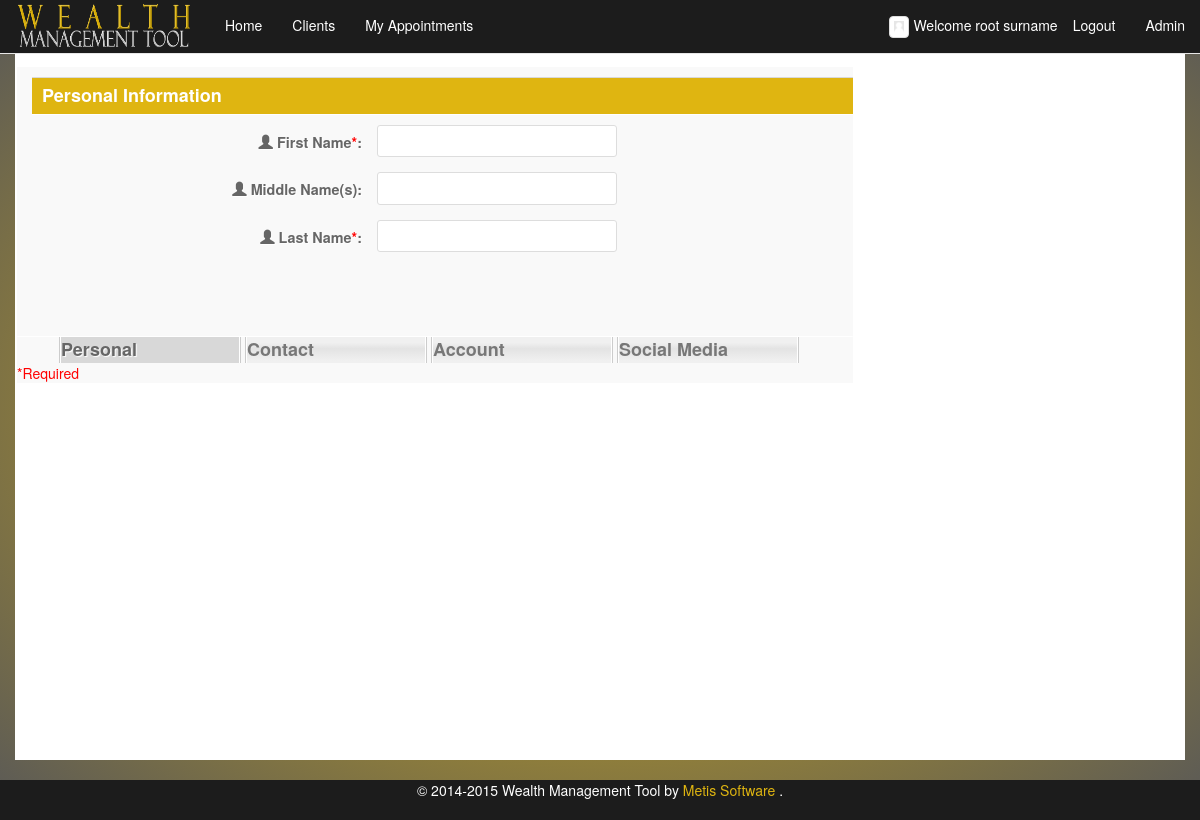
The page /new_client.html (signed in) on the database its author committed.
### wms/models.py (models this page shows, shortened)
class FA(AbstractBaseUser, PermissionsMixin):
    email = models.EmailField(max_length=64, unique=True)
    first_name = models.CharField(max_length=64, default="**DEFAULT**")
    middle_name = models.CharField(max_length=64, blank=True)
    surname = models.CharField(max_length=64, default="**DEFAULT**")
    image = models.ImageField(upload_to='fa_images', default='/media/person-placeholder.png')
    dob = models.DateField(default="1990-01-01")
    ni_regex = RegexValidator(regex=r'^(?!BG)(?!GB)(?!NK)(?!KN)(?!TN)(?!NT)(?!ZZ)(?:[A-CEGHJ-PR-TW-Z][A-CEGHJ-NPR-TW-Z])(?:\s*\d\s*){6}([A-D]|\s)$', message="Must be in the format: 'AA999999A', restrictions to characters apply'")
    ni_number = models.CharField(
        max_length=9, validators=[ni_regex], primary_key=True)
    is_staff=models.BooleanField(default=False)
    is_admin=models.BooleanField(default=False)
    is_active=models.BooleanField(default=False)
    USERNAME_FIELD = 'email'
    REQUIRED_FIELDS = ['first_name', 'surname', 'dob', 'ni_number']
    objects = FAUserManager()

class Client(models.Model):
    first_name = models.CharField(max_length=64)
    middle_name = models.CharField(max_length=64, blank=True)
    surname = models.CharField(max_length=64)
    image = models.ImageField(upload_to='client_images', default='/media/person-placeholder.png')
    dob = models.DateField(default="1990-01-01")
    ni_regex = RegexValidator(regex=r'^(?!BG)(?!GB)(?!NK)(?!KN)(?!TN)(?!NT)(?!ZZ)(?:[A-CEGHJ-PR-TW-Z][A-CEGHJ-NPR-TW-Z])(?:\s*\d\s*){6}([A-D]|\s)$', message="Must be in the format: 'AA999999A', restrictions to characters apply'")
    ni_number = models.CharField(max_length=9, validators=[ni_regex], primary_key=True)
    email = models.EmailField(max_length=64)
    phone_regex = RegexValidator(
        regex=r'^\+?1?\d{9,15}$',
        message="Not a valid phone number. Up to 9 digits allowed.")
    home_phone = models.CharField(
        max_length=11, validators=[phone_regex], blank=True
    )
    mob_phone = models.CharField(
        max_length=11, validators=[phone_regex], blank=True
    )
    cash = models.DecimalField(max_digits=20, decimal_places=2)
    fa = models.ForeignKey(FA)
    twitter_username = models.CharField(validators=[RegexValidator(
                                                    regex="^(\w){1,15}$",
                                                    message="Not a valid username,please remove @ and max of 15 cahracters"
                                                    )],
                                        blank=True, max_length= 15)
    twitter_widget_id = models.CharField(max_length=18, blank=True,
                                         validators=[RegexValidator(
                                             regex='[\d]{18}',
                                             message="Not a valid Twitter widget id. must be 18 digits"
                                         )])

### wms/views.py (the view, shortened to what this page needs)
# urls.py: url(r'^new_client.html', 'new_client', name='new_client'),
@login_required
def new_client(request):
    if request.method == 'GET':
        form = ClientForm()
    return render(request, 'wms/new_client.html', {
        'form': form, 'fa': request.user.pk
    })

### wms/models.py (shortened to what this page needs)
class ClientForm(ModelForm):
    class Meta:
        model = Client
        fields = '__all__'
        widgets = {
            'cash': TextInput(
                attrs={'placeholder': '0.00', 'cols': '1', 'rows': '1'}),
            'dob': DateTimePicker(
                options={"format": "YYYY-MM-DD",
                         "viewMode": "years",
                         "pickSeconds": False})
        }

### wms/templates/wms/new_client.html (shortened to what this page needs)
{% extends "wms/base_boot.html" %}
{% load staticfiles %}
{% block content %}
<link href="{%static 'wms/css/formstyle.css'%}" rel="stylesheet">
    <div id = "wrapper">
        <div id="steps">
            <form enctype="multipart/form-data" id="formElem" name="formElem" class="form-horizontal" role="form" action='new_client.html' method='post'>
                <div class="col-md-3 col-sm-3 col-xs-3">
                <fieldset class = "step">
                    <legend>Personal Information</legend>
                   <div class="form-group">
                    <label class="control-label col-sm-6 col-xs-6" for="id_first_name"> <span class="glyphicon glyphicon-user" aria-hidden="true"></span> First Name<font color="Red">*</font>:</label>
                    {{ form.first_name }}
                    </div>
                    <div class="form-group">
                        <label class="control-label col-sm-6 col-xs-6" for="id_middle_name"><span class="glyphicon glyphicon-user" aria-hidden="true"></span> Middle Name(s)</font>:</label>
                        {{ form.middle_name }}
                    </div>
                    <div class="form-group">
                        <label class="control-label col-sm-6 col-xs-6" for="id_surname"><span class="glyphicon glyphicon-user" aria-hidden="true"></span> Last Name<font color="Red">*</font>:</label>
                        {{ form.surname }}
                    </div>
                </fieldset>
                </div>
            </form>
        </div>
        <div id="navigation" style="display:none;">
                    <ul>
                        <li class="selected">
                            <a href="#">Personal</a>
                        </li>
                        <li>
                            <a href="#">Contact</a>
                        </li>
                        <li>
                            <a href="#">Account</a>
                        </li>
                        <li>
                            <a href="#">Social Media</a>
                        </li>
                    </ul>
                </div>
        <font color="Red">*Required</font>
    </div>
</div>
{% endblock %}

### wms/templates/wms/base_boot.html (shortened to what this page needs)
{% load staticfiles %}
<html>
<head>
<link rel="stylesheet" type="text/css" href="{% static 'wms/css/style-bootstrap.css' %}" />
<link href="{% static "wms/css/bootstrap.css" %}" rel="stylesheet">
<link href="{% static "wms/css/magnific-popup.css" %}" rel="stylesheet" type="text/css">
<link rel="stylesheet" type="text/css" href="{% static "wms/css/jquery.fancybox.css" %}" media="screen" />
<link href="{% static "wms/css/bootstrap-sticky-footer.css" %}" rel="stylesheet">
</head>
<body>
<nav class="navbar navbar-default navbar-fixed-top" id="home">
	<div class="container-fluid">
		<div class="navbar-header">
			<a href="/" class="navbar-brand">
				<img src="{% static "wms/images/logo.png" %}" alt="Wealth Management Tool" height="54" width="180" style="margin-top: -15px;" /></a>
		</div>
		<div id="navbar" class="navbar-collapse collapse">
			<ul class="nav navbar-nav">
				<li><a id="home" href="/">Home</a></li>
				<li><a id="clients" href="/clients/">Clients</a></li>
				<li><a id="appointments" href="/appointments/">My Appointments</a></li>
			</ul>
			<ul class="nav navbar-nav navbar-right">
				{% if user.is_authenticated %}
				<li class="text-center" style="padding-top: 15px;padding-bottom: 15px;"><img src="{{ user.image.url }}" class="img-responsive img-thumbnail" style="max-width: 20px; margin-right:5px;"/>Welcome  {{ user.first_name }} {{ user.surname }}</li>
				<li ><a href="/logout">Logout</a>
				{% if user.is_staff %}
				<li><a href="/admin">Admin</a>
				{% endif %}
				</li>
				{% endif %}
			</ul>
		</div>
	</div>
</nav>
<div class="container" style="overflow-x: hidden">
	{% block content %}
	{% endblock %}
<footer class="footer">
		<p class="text-center" style="color:#FFFFFF;">© 2014-2015 Wealth Management Tool by  <a style="color:#dfb511;"href="http://www.metissoftware.co.uk" target="_blank"> Metis Software </a>.</p>
</footer>
</body>
</html>

### wms/static/wms/css/formstyle.css (style rules this page uses)
#wrapper { border:2px solid #fff; background-color:#f9f9f9; width:70vw; position: absolute; overflow:hidden; }
#steps { overflow:hidden; }
.step { float:left; }
#navigation { font-size: 1.5vw; background-color:#e9e9e9; border-top:1px solid #fff; -moz-border-radius:0px 0px 10px 10px; -webkit-border-bottom-left-radius:10px; -webkit-border-bottom-right-radius:10px; border-bottom-left-radius:10px; border-bottom-right-radius:10px; }
#navigation ul { list-style:none; float:center; }
#navigation ul li { float:left; border-right:1px solid #ccc; border-left:1px solid #ccc; position:relative; margin:0px 2px; }
#navigation ul li a { display:block; width:15vw; background-color:#444; color:#777; outline:none; font-weight:bold; text-decoration:none; padding:0px 0px; border-right:1px solid #fff; border-left:1px solid #fff; background:#f0f0f0; background: -webkit-gradient( linear, left bottom, left top, color-stop(0.09, rgb(240,240,240)), color-stop(0.55, rgb(227,227,227)), color-stop(0.78, rgb(240,240,240)) ); background: -moz-linear-gradient( center bottom, rgb(240,240,240) 9%, rgb(227,227,227) 55%, rgb(240,240,240) 78% ) }
#navigation ul li a:hover, #navigation ul li.selected a { background:#d8d8d8; color:#666; text-shadow:1px 1px 1px #fff; }
#steps form fieldset { border:none; padding-bottom:20px; }
#steps form legend { text-align:left; background-color:#dfb511; color:#FFF; font-size:1.5vw; font-weight:bold; float:left; width:70vw; padding:5px 0px 5px 10px; margin:10px 0px; border-bottom:1px solid #fff; border-top:1px solid #d9d9d9; }
.control-label { width:30vw; font-size: 1.2vw; text-align:right; color:#666; text-shadow:1px 1px 1px #fff; font-weight:bold; }
#steps form input:not([type=radio]), #steps form textarea, #steps form select { background: #ffffff; border: 1px solid #ddd; -moz-border-radius: 3px; -webkit-border-radius: 3px; border-radius: 3px; font-size: 1.2vw; outline: none; padding: 5px; width: 20vw; float:left; }

### rows shown on the page
FA: image (placeholder picture), first_name "root", surname "surname"
